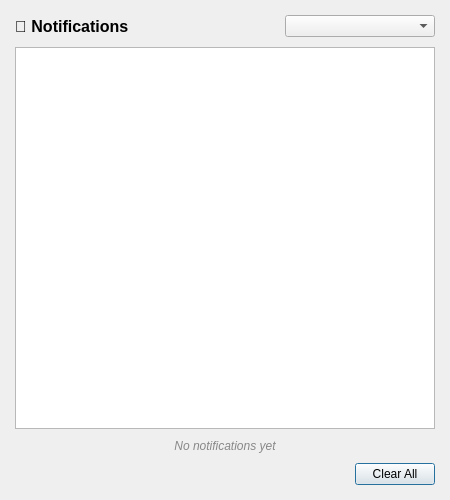
<?xml version="1.0" encoding="UTF-8"?>
<ui version="4.0">
 <class>NotificationCenter</class>
 <widget class="QDialog" name="NotificationCenter">
  <property name="geometry">
   <rect>
    <x>0</x>
    <y>0</y>
    <width>450</width>
    <height>500</height>
   </rect>
  </property>
  <property name="minimumSize">
   <size>
    <width>350</width>
    <height>400</height>
   </size>
  </property>
  <property name="windowTitle">
   <string>Notifications</string>
  </property>
  <layout class="QVBoxLayout" name="verticalLayout">
   <property name="spacing">
    <number>10</number>
   </property>
   <property name="leftMargin">
    <number>15</number>
   </property>
   <property name="topMargin">
    <number>15</number>
   </property>
   <property name="rightMargin">
    <number>15</number>
   </property>
   <property name="bottomMargin">
    <number>15</number>
   </property>
   <item>
    <layout class="QHBoxLayout" name="header_layout">
     <item>
      <widget class="QLabel" name="title_label">
       <property name="text">
        <string>🔔 Notifications</string>
       </property>
       <property name="font">
        <font>
         <pointsize>12</pointsize>
         <bold>true</bold>
        </font>
       </property>
      </widget>
     </item>
     <item>
      <spacer name="header_spacer">
       <property name="orientation">
        <enum>Qt::Horizontal</enum>
       </property>
       <property name="sizeHint" stdset="0">
        <size>
         <width>40</width>
         <height>20</height>
        </size>
       </property>
      </spacer>
     </item>
     <item>
      <widget class="QComboBox" name="filter_combo">
       <property name="minimumSize">
        <size>
         <width>150</width>
         <height>0</height>
        </size>
       </property>
      </widget>
     </item>
    </layout>
   </item>
   <item>
    <widget class="QListWidget" name="notifications_list">
     <property name="selectionMode">
      <enum>QAbstractItemView::NoSelection</enum>
     </property>
     <property name="alternatingRowColors">
      <bool>true</bool>
     </property>
    </widget>
   </item>
   <item>
    <widget class="QLabel" name="no_notifications_label">
     <property name="text">
      <string>No notifications yet</string>
     </property>
     <property name="alignment">
      <set>Qt::AlignCenter</set>
     </property>
     <property name="styleSheet">
      <string notr="true">color: #888; font-style: italic;</string>
     </property>
    </widget>
   </item>
   <item>
    <layout class="QHBoxLayout" name="button_layout">
     <item>
      <spacer name="button_spacer">
       <property name="orientation">
        <enum>Qt::Horizontal</enum>
       </property>
       <property name="sizeHint" stdset="0">
        <size>
         <width>40</width>
         <height>20</height>
        </size>
       </property>
      </spacer>
     </item>
     <item>
      <widget class="QPushButton" name="clear_all_btn">
       <property name="text">
        <string>Clear All</string>
       </property>
      </widget>
     </item>
    </layout>
   </item>
  </layout>
 </widget>
 <resources/>
 <connections/>
</ui>
